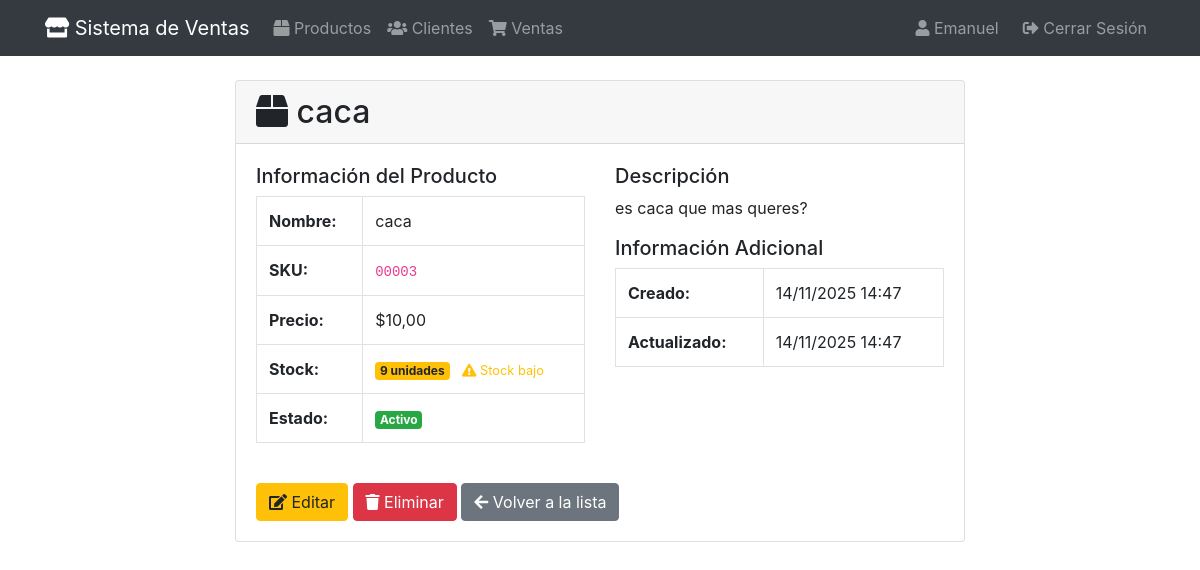
/productos/4/ (signed in), run on the app's committed database.
### apps/productos/models.py (models this page shows, shortened)
class Producto(models.Model):
    nombre = models.CharField(max_length=100, verbose_name="Nombre del Producto")
    descripcion = models.TextField(blank= True, verbose_name="Descripción del Producto")
    precio = models.DecimalField(
        max_digits=10,
        decimal_places=2,
        validators=[MinValueValidator(0)],
        verbose_name="Precio"
    )
    stock = models.IntegerField(
        validators=[MinValueValidator(0)],
        verbose_name="Cantidad en Stock",
        default = 0
    )
    sku = models.CharField(
        max_length=50,
        unique=True,
        verbose_name="SKU"
    )
    activo = models.BooleanField(default=True, verbose_name="Activo")
    creado = models.DateTimeField(auto_now_add = True)
    actualizado= models.DateTimeField(auto_now=True)
    class Meta:
        verbose_name = "Producto"
        verbose_name_plural = "Productos"
        ordering = ['nombre']
    @property
    def stock_bajo(self):
        return self.stock < 10

### apps/productos/views.py (the view)
# urls.py: path("<int:pk>/", views.ProductoDetailView.as_view(), name="detalle"),
class ProductoDetailView(StockGroupRequiredMixin,DetailView):
    model= Producto
    template_name= "productos/producto_detail.html"
    context_objet_name = "producto"

### apps/core/mixins.py (called while the page is built)
    def test_func(self):
        if self.group_required is None:
            return True
        if not self.request.user.is_authenticated:
            return False
        if self.request.user.is_superuser or self.request.user.groups.filter(name='administradores').exists():
            return True
        return self.request.user.groups.filter(name=self.group_required).exists()

### apps/productos/templates/productos/producto_detail.html (shortened to what this page needs)
{% extends 'base.html' %}
{% block content %}
<div class="row justify-content-center">
    <div class="col-md-8">
        <div class="card">
            <div class="card-header">
                <h2 class="mb-0">
                    <i class="fas fa-box"></i> {{ producto.nombre }}
                </h2>
            </div>
            <div class="card-body">
                <div class="row">
                    <div class="col-md-6">
                        <h5>Información del Producto</h5>
                        <table class="table table-bordered">
                            <tr>
                                <th>Nombre:</th>
                                <td>{{ producto.nombre }}</td>
                            </tr>
                            <tr>
                                <th>SKU:</th>
                                <td><code>{{ producto.sku }}</code></td>
                            </tr>
                            <tr>
                                <th>Precio:</th>
                                <td>${{ producto.precio }}</td>
                            </tr>
                            <tr>
                                <th>Stock:</th>
                                <td>
                                    <span class="badge {% if producto.stock_bajo %}badge-warning{% else %}badge-success{% endif %}">
                                        {{ producto.stock }} unidades
                                    </span>
                                    {% if producto.stock_bajo %}
                                    <small class="text-warning ml-2">
                                        <i class="fas fa-exclamation-triangle"></i> Stock bajo
                                    </small>
                                    {% endif %}
                                </td>
                            </tr>
                            <tr>
                                <th>Estado:</th>
                                <td>
                                    {% if producto.activo %}
                                        <span class="badge badge-success">Activo</span>
                                    {% else %}
                                        <span class="badge badge-secondary">Inactivo</span>
                                    {% endif %}
                                </td>
                            </tr>
                        </table>
                    </div>
                    <div class="col-md-6">
                        <h5>Descripción</h5>
                        <p>{{ producto.descripcion|default:"Sin descripción" }}</p>
                        <h5>Información Adicional</h5>
                        <table class="table table-bordered">
                            <tr>
                                <th>Creado:</th>
                                <td>{{ producto.creado|date:"d/m/Y H:i" }}</td>
                            </tr>
                            <tr>
                                <th>Actualizado:</th>
                                <td>{{ producto.actualizado|date:"d/m/Y H:i" }}</td>
                            </tr>
                        </table>
                    </div>
                </div>
                <div class="mt-4">
                    <a href="{% url 'productos:editar' producto.pk %}" class="btn btn-warning">
                        <i class="fas fa-edit"></i> Editar
                    </a>
                    <a href="{% url 'productos:eliminar' producto.pk %}" class="btn btn-danger">
                        <i class="fas fa-trash"></i> Eliminar
                    </a>
                    <a href="{% url 'productos:lista' %}" class="btn btn-secondary">
                        <i class="fas fa-arrow-left"></i> Volver a la lista
                    </a>
                </div>
            </div>
        </div>
    </div>
</div>
{% endblock %}

### templates/base.html (shortened to what this page needs)
<!DOCTYPE html>
<html lang="es">
<head>
    <link href="https://cdn.jsdelivr.net/npm/bootstrap@4.6.0/dist/css/bootstrap.min.css" rel="stylesheet">
    <link href="https://cdnjs.cloudflare.com/ajax/libs/font-awesome/5.15.4/css/all.min.css" rel="stylesheet">
</head>
<body>
    <nav class="navbar navbar-expand-lg navbar-dark bg-dark">
        <div class="container">
            <a class="navbar-brand" href="/">
                <i class="fas fa-store"></i> Sistema de Ventas
            </a>
            <div class="collapse navbar-collapse">
                <ul class="navbar-nav mr-auto">
                    <li class="nav-item">
                        <a class="nav-link" href="{% url 'productos:lista' %}">
                            <i class="fas fa-box"></i> Productos
                        </a>
                    </li>
                    <li class="nav-item">
                        <a class="nav-link" href="{% url 'clientes:lista' %}">
                             <i class="fas fa-users"></i> Clientes
                        </a>
                    </li>
                    <li class="nav-item">
                        <a class="nav-link" href="{% url 'ventas:lista' %}">
                             <i class="fas fa-shopping-cart"></i> Ventas
                        </a>
                    </li>
                </ul>
                <ul class="navbar-nav">
                    {% if user.is_authenticated %}
                        <li class="nav-item">
                            <span class="navbar-text mr-3">
                                <i class="fas fa-user"></i> {{ user.username }}
                            </span>
                        </li>
                        <li class="nav-item">
                            <a class="nav-link" href="{% url 'account_logout' %}">
                                <i class="fas fa-sign-out-alt"></i> Cerrar Sesión
                            </a>
                        </li>
                    {% else %}
                        <li class="nav-item">
                            <a class="nav-link" href="{% url 'account_login' %}">
                                <i class="fas fa-sign-in-alt"></i> Iniciar Sesión
                            </a>
                        </li>
                    {% endif %}
                </ul>
            </div>
        </div>
    </nav>
    <main class="container my-4">
        {% block content %}{% endblock %}
    </main>
</body>
</html>

### data on the page
Producto: nombre "caca", sku "00003", precio "10,00", stock "9", descripcion "es caca que mas queres?", creado "14/11/2025 14:47", actualizado "14/11/2025 14:47"

### other printed values
{{ user.username }} "Emanuel"
